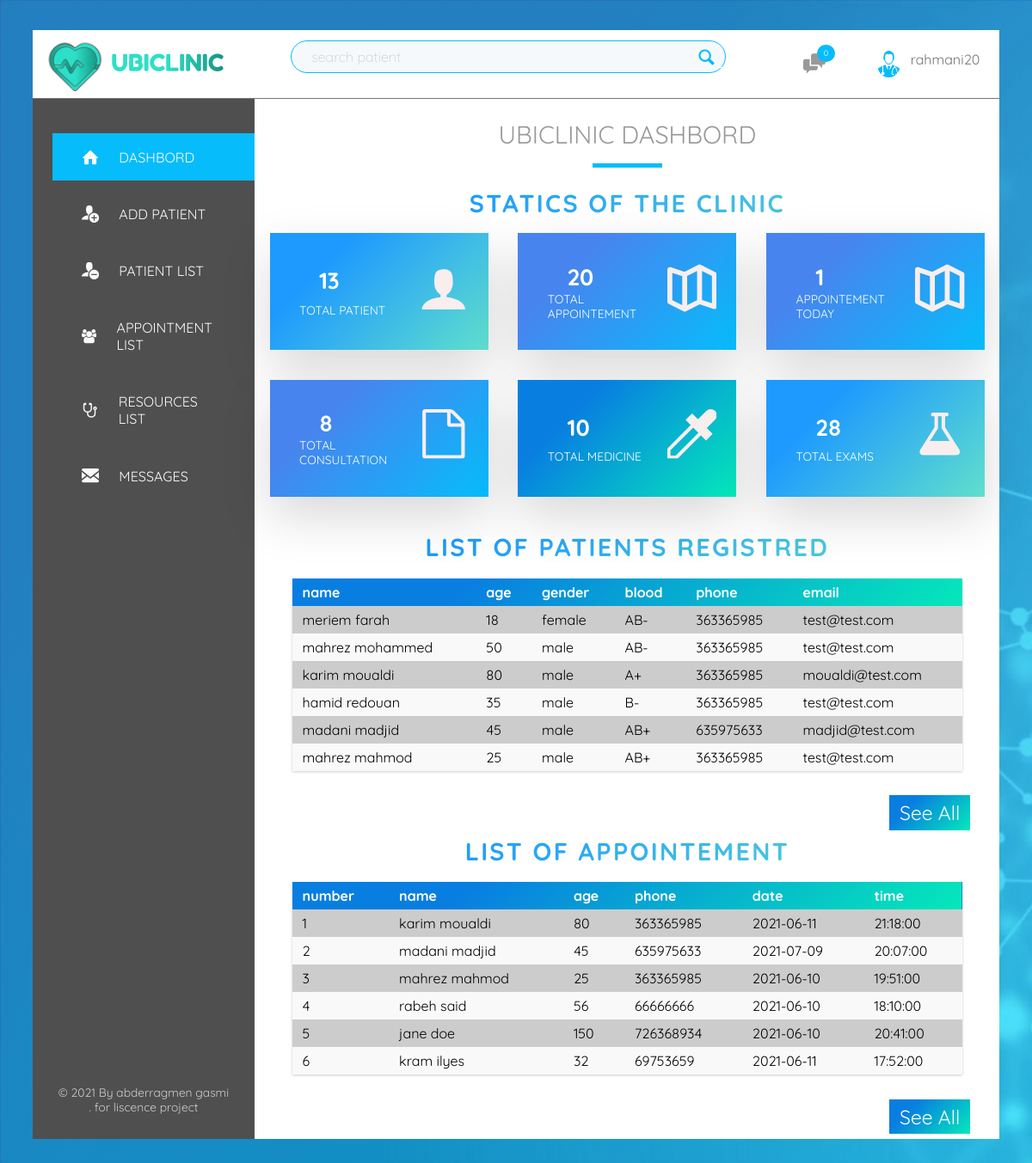
The page /home/ (signed in) on the database its author committed.
### tables this page shows
CREATE TABLE `patient` (
  `id` int NOT NULL,
  `firstname` varchar(60) NOT NULL,
  `lastname` varchar(60) NOT NULL,
  `age` int NOT NULL,
  `gender` varchar(10) NOT NULL,
  `email` varchar(60) DEFAULT NULL,
  `phone` int NOT NULL,
  `blood` varchar(10) NOT NULL,
  `weight` int DEFAULT NULL,
  `height` int DEFAULT NULL,
  `datecreation` timestamp NOT NULL DEFAULT CURRENT_TIMESTAMP,
  `numvisite` int NOT NULL DEFAULT '0'
);

CREATE TABLE `appointments` (
  `appid` int NOT NULL,
  `patientid` int NOT NULL,
  `date` date NOT NULL,
  `time` time NOT NULL,
  `state` varchar(40) NOT NULL DEFAULT 'waiting'
);

### functions/function.php (the view, shortened to what this page needs)
<?php
function query($sql){
    global $connection;
    return mysqli_query($connection,$sql);
}
function fetch_array($result){
return mysqli_fetch_array($result);
}
function patientlistlimit(){
  $query = query("Select * FROM patient Limit 6");
  while($result = fetch_array($query)){
      $fname = $result['firstname'];
      $lname = $result['lastname'];
      $name = $lname . " " . $fname;
      $age = $result['age'];
      $phone = $result['phone'];
      $gender = $result['gender'];
      $blood = $result['blood'];
      $email= $result['email'];
$prodoct = <<<String
<div class="row">
                          <div class="cell" data-title="Name">
                            $name
                          </div>
                          <div class="cell" data-title="Age">
                           $age
                          </div>
                          <div class="cell" data-title="gender">
                           $gender
                          </div>
                          <div class="cell" data-title="blood">
                           $blood
                          </div>
                          <div class="cell" data-title="phone">
                            $phone
                          </div>
                          <div class="cell" data-title="Location">
                            $email
                          </div>
                        </div>
String;
  echo $prodoct;
  }
}
function appointmentlistlimit(){
  $query = query("Select * FROM appointments , patient WHERE appointments.patientid = patient.id Limit 6");
  $i=1;
  while($result = fetch_array($query)){
      $fname = $result['firstname'];
      $lname = $result['lastname'];
      $name = $lname . " " . $fname;
      $age = $result['age'];
      $phone = $result['phone'];
      $date= $result['date'];
      $time= $result['time'];
$prodoct = <<<String
<div class="row">
                        <div class="cell" data-title="number">
                          $i
                        </div>
                        <div class="cell" data-title="name">
                          $name
                        </div>
                        <div class="cell" data-title="age">
                          $age
                        </div>
                        <div class="cell" data-title="phone">
                          $phone
                        </div>
                        <div class="cell" data-title="date">
                          $date
                        </div>
                        <div class="cell" data-title="time">
                          $time
                        </div>
                        </div>
String;
  echo $prodoct;
  $i++;
  }
}
?>

### rows shown on the page
patient: name "meriem farah", age "18", gender "female", blood "AB-", phone "363365985", email "test@test.com"
patient: name "mahrez mohammed", age "50", gender "male", blood "AB-", phone "363365985", email "test@test.com"
patient: name "karim moualdi", age "80", gender "male", blood "A+", phone "363365985", email "moualdi@test.com"
patient: name "hamid redouan", age "35", gender "male", blood "B-", phone "363365985", email "test@test.com"
patient: name "madani madjid", age "45", gender "male", blood "AB+", phone "635975633", email "madjid@test.com"
patient: name "mahrez mahmod", age "25", gender "male", blood "AB+", phone "363365985", email "test@test.com"
appointments: patientid.firstname "karim moualdi", patientid.age "80", patientid.phone "363365985", date "2021-06-11", time "21:18:00"
appointments: patientid.firstname "madani madjid", patientid.age "45", patientid.phone "635975633", date "2021-07-09", time "20:07:00"
appointments: patientid.firstname "mahrez mahmod", patientid.age "25", patientid.phone "363365985", date "2021-06-10", time "19:51:00"
appointments: patientid.firstname "rabeh said", patientid.age "56", patientid.phone "66666666", date "2021-06-10", time "18:10:00"
appointments: patientid.firstname "jane doe", patientid.age "150", patientid.phone "726368934", date "2021-06-10", time "20:41:00"
appointments: patientid.firstname "kram ilyes", patientid.age "32", patientid.phone "69753659", date "2021-06-11", time "17:52:00"

### other values the page prints
$notification "0"
$_SESSION['username'] "rahmani20"
$patients "13"
$appointment "20"
$appointementtoday "1"
$consultation "8"
$medicine "10"
$examan "28"
